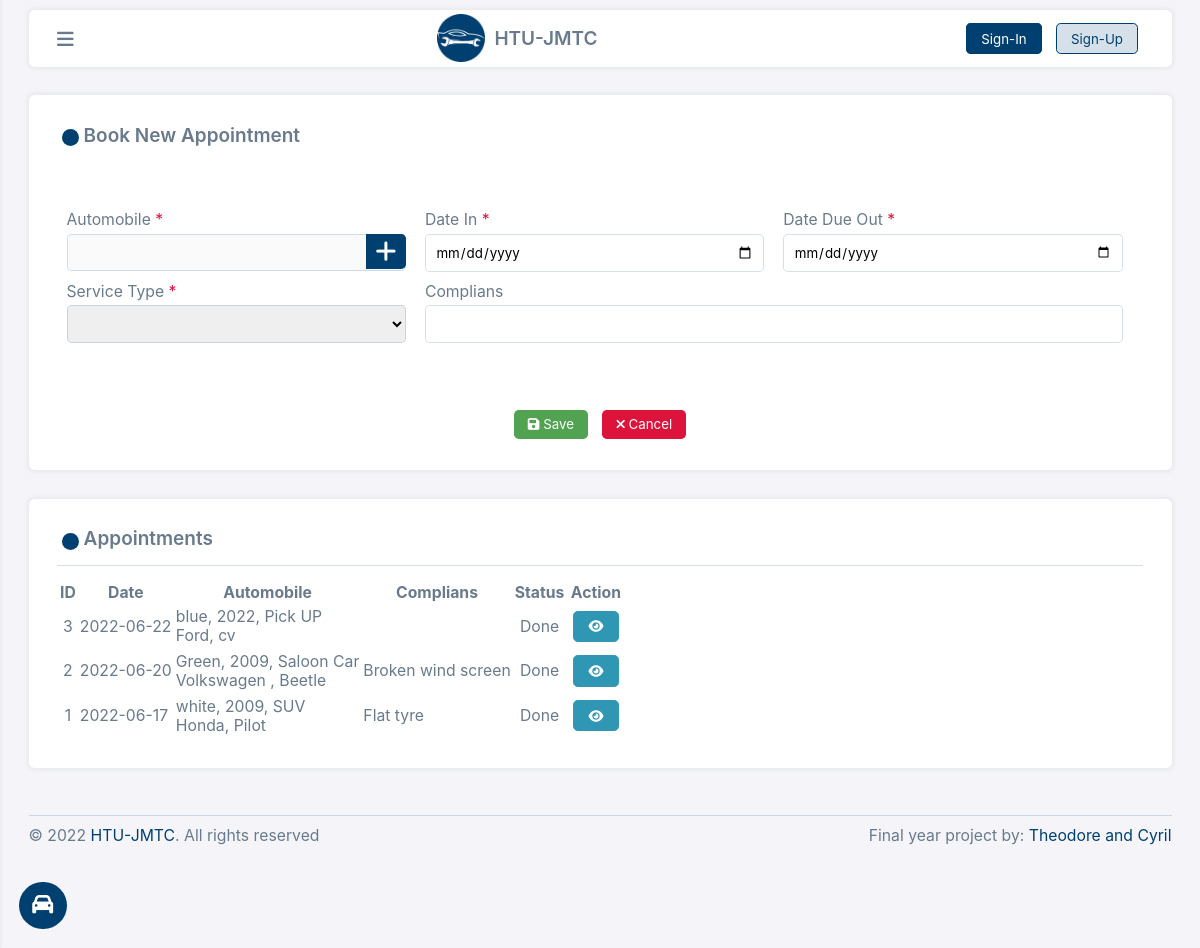
Screenshot of /appointments.php with the database file from the repository.
### tables this page shows
CREATE TABLE IF NOT EXISTS `garage` (
  `ID` int(11) NOT NULL AUTO_INCREMENT,
  `Logo` mediumtext NOT NULL,
  `AddressID` int(11) NOT NULL,
  `AboutUs` mediumtext NOT NULL,
  `ShortName` varchar(50) NOT NULL,
  `LongName` varchar(100) NOT NULL,
  `Phone` varchar(25) NOT NULL,
  `Email` varchar(75) NOT NULL,
  `Box` varchar(25) NOT NULL,
  `DateCreated` timestamp NOT NULL DEFAULT CURRENT_TIMESTAMP,
  `LastModified` timestamp NOT NULL DEFAULT CURRENT_TIMESTAMP,
  PRIMARY KEY (`ID`)
);

CREATE TABLE IF NOT EXISTS `requests` (
  `ID` int(11) NOT NULL AUTO_INCREMENT,
  `AutomobileID` int(11) NOT NULL,
  `EmployeeID` int(11) DEFAULT NULL,
  `DateIn` date NOT NULL,
  `DateDueOut` date NOT NULL,
  `Mileage` int(11) DEFAULT NULL,
  `Complians` mediumtext,
  `TypeID` int(11) NOT NULL,
  `PickUpAddress` mediumtext,
  `StatusID` varchar(25) NOT NULL,
  `DateCreated` timestamp NOT NULL DEFAULT CURRENT_TIMESTAMP,
  `LastModified` timestamp NOT NULL DEFAULT CURRENT_TIMESTAMP,
  PRIMARY KEY (`ID`)
);

CREATE TABLE IF NOT EXISTS `automobiles` (
  `ID` int(11) NOT NULL AUTO_INCREMENT,
  `CustomerID` int(11) DEFAULT NULL,
  `Photo` mediumtext,
  `CategoryID` int(11) NOT NULL,
  `Year` year(4) NOT NULL,
  `MakeID` int(11) NOT NULL,
  `Model` varchar(25) NOT NULL,
  `Color` varchar(25) NOT NULL,
  `FuelID` int(11) NOT NULL,
  `VIN` varchar(25) NOT NULL,
  `RegNumber` varchar(25) NOT NULL,
  PRIMARY KEY (`ID`)
);

CREATE TABLE IF NOT EXISTS `categories` (
  `ID` int(11) NOT NULL AUTO_INCREMENT,
  `Category` varchar(25) NOT NULL,
  PRIMARY KEY (`ID`)
);

CREATE TABLE IF NOT EXISTS `makes` (
  `ID` int(11) NOT NULL AUTO_INCREMENT,
  `Make` varchar(50) NOT NULL,
  PRIMARY KEY (`ID`)
);

CREATE TABLE IF NOT EXISTS `status` (
  `ID` int(11) NOT NULL AUTO_INCREMENT,
  `Status` varchar(25) NOT NULL,
  PRIMARY KEY (`ID`)
);

### includes/session.php (called while the page is built, shortened)
<?php
	include 'includes/dbconn.php';
	try {
		$conn = $pdo->open();
		$stmtSystem = $conn->prepare("SELECT *, `g`.`ID` AS `GarageID`, COUNT(*) AS `numrows` FROM `garage` `g`
		JOIN `addresses` `a` ON `g`.`AddressID` = `a`.`ID`
		JOIN `countries` `c` ON `c`.`ID` = `a`.`CountryID`
		JOIN `regions` `r` ON `r`.`ID` = `a`.`RegionID`
		JOIN `cities` `ci` ON `ci`.`ID` = `a`.`CityID`");
		$stmtSystem->execute();
		$rowSystem = $stmtSystem->fetch();
	} catch (PDOException $th) {
		echo $th->getMessage();
	}
?>

### appointments.php (the view, shortened to what this page needs)
<?php include 'includes/head.php' ?>
<div class="layout-wrapper">
    <main>
        <div class="main-wrapper">
            <?php include 'includes/nav.php' ?>
            <div class="box appointment-wrapper">
                <div class="box-header left">
                    <span class="box-header-dot"></span> Book New Appointment
                </div>
                <div class="flex box-body">
                <form action="" class="modal-form center" id="addNewappointmentForm" >
                <div class="form-row flex">
                        <div class="form-column ">
                            <div class="left">Automobile <span class="required">*</span></div>
                            <div class="relative">
                                <input type="text" class="automobileName" disabled>
                                <button class="btn btn-theme no-border addAutomobile"><i class="fa fa-plus"></i></button>
                            </div>
                        </div>
                        <div class="form-column">
                            <div class="left">Date In <span class="required">*</span></div>
                            <input type="date" name="in" id="in">
                        </div>
                        <div class="form-column">
                            <div class="left">Date Due Out <span class="required">*</span></div>
                            <input type="date" name="out" class="out">
                        </div>
                    </div>
                    <div class="form-row flex">
                        <div class="form-column">
                            <div class="left">Service Type <span class="required">*</span></div>
                            <select name="type"  class="types" ></select>
                        </div>
                        <div class="form-columnx2 ">
                            <div class="left">Complians</div>
                            <input type="text" name="complians" class="complians" >
                        </div>
                    </div>
                    <br>
                    <div>
                        <button type="submit" class="btn btn-green"><i class="fa fa-save"></i> Save </button>
                        <button type="reset" class="btn btn-red modalCancel"> <i class="fa fa-times"></i> Cancel </button>
                    </div>
                </form>
                </div>
            </div>
            <div class="box main">
                <div class="table-custom-top flex align-center space-between">
                    <span class="box-header no-margin">
                        <span class="box-header-dot"></span> Appointments
                    </span>
                </div>
                <table id="requestsTable">
                    <thead>
                        <tr>
                            <th>ID</th>
                            <th>Date</th>
                            <th>Automobile</th>
                            <th>Complians</th>
                            <th>Status</th>
                            <th>Action</th>
                        </tr>
                    </thead>
                    <tbody>
                    <?php
                        try {
                            $conn = $pdo->open();
                                $stmt = $conn->prepare("SELECT *,`r`.`ID` AS `RequestID` FROM `requests` `r`
                                JOIN `types` `t` ON `t`.`ID` = `r`.`TypeID`
                                JOIN `status` `s` ON `s`.`ID` = `r`.`StatusID` ORDER BY `r`.`ID` DESC");
                                $stmt->execute();
                                foreach($stmt as $row){
                                    $auto = '';
                                    if(!empty($row['AutomobileID'])){
                                        $stmtAuto = $conn->prepare("SELECT *,`a`.`ID` AS `AutoID` FROM `automobiles` `a`
                                        JOIN `makes` `m` ON `a`.`MakeID` = `m`.`ID`
                                        JOIN `fuels` `f` ON `a`.`FuelID` = `f`.`ID`
                                        JOIN `categories` `c` ON `a`.`CategoryID` = `c`.`ID`
                                        WHERE `a`.`ID` = :id");
                                        $stmtAuto->execute(['id'=>$row['AutomobileID']]);
                                        $rowAuto = $stmtAuto->fetch();
                                        $auto = $rowAuto['Color'].', '.$rowAuto['Year'].', '.$rowAuto['Category'].'<br>'.
                                        $rowAuto['Make'].', '.$rowAuto['Model'];
                                    }
                                    echo '
                                        <tr>
                                            <td class="center">'.$row["RequestID"].'</td>
                                            <td>'.$row['DateIn'].'</td>
                                            <td>'.$auto.'</td>
                                            <td>'.$row['Complians'].'</td>
                                            <td class="center">'.$row["Status"].'</td>
                                            <td>
                                                <div class="center flex">
                                                    <button class="btn btn-blue viewRequest" data-id="'.$row["RequestID"].'"><i class="fa fa-eye"></i></button>
                                                </div>
                                            </td>
                                        </tr>
                                    ';
                                }
                        } catch (PDOException $th) {
                            echo $th->getMessage();
                        }
                        ?>
                    </tbody>
                </table>
            </div>
            <?php include 'includes/footer.php' ?>
        </div>
    </main>
</div>
<?php include 'includes/foot.php' ?>

### includes/nav.php (shortened to what this page needs)
<nav class="box">
    <i class="fa fa-bars aside-show"></i>
    <a href="index.php">
        <span class="logo">
            <img src="images/system/<?php echo $rowSystem['Logo'] ?>" alt="">
            <span><?php echo $rowSystem['ShortName'] ?></span>
        </span>
    </a>
    <?php
        if(isset($_SESSION['customer']) && !empty($_SESSION['customer'])){
            try{
            $conn = $pdo->open();
            $null = '';
            $stmt = $conn->prepare("SELECT * FROM `users` `u` JOIN `customers` `c` ON `u`.`ID` = `c`.`CustomerUserID` WHERE `u`.`ID` = :user ");
			$stmt->execute(['user' => $_SESSION['customer']]);
			$current_user = $stmt->fetch();
            $current_user_name = $current_user["Username"];
            $current_user_image = (!empty($current_user["Photo"])? $current_user["Photo"] : 'no-profile.jpg');
            echo '
            <span class="user user-in">
                <span class="user-name">
                    <div>Hi, '.$current_user_name.'</div>
                </span>
                <span class="user-img">
                    <img src="images/profiles/'.$current_user_image.'"  alt="">
                </span>
            </span>';
             }catch(PDOException $e){
               echo "There is some problem in connection: " . $e->getMessage();
            }
            $pdo->close();
        }else{
    ?>
        <span class="user-out">
            <span class="sign-buttons">
                <a href="signin.php" class="btn btn-theme">Sign-In</a>
                <a href="signup.php" class="btn btn-theme-outline">Sign-Up</a>
            </span>
        </span>
    <?php
        }
    ?>
</nav>

### assets/css/styler.css (style rules this page uses)
* { box-sizing: border-box; font-family: "Public Sans", -apple-system, BlinkMacSystemFont, "Segoe UI", "Oxygen", "Ubuntu", "Cantarell", "Fira Sans", "Droid Sans", "Helvetica Neue", sans-serif; }
* a { text-decoration: none; color: inherit; }
html { font-size: 10px; }
body { margin: 0; padding: 0; font-size: 16px; max-width: 100%; width: 100%; height: 100%; color: #697a8d; background: #f5f5f9; }
.relative { position: absolute; position: relative; }
.left { text-align: left; }
.center { justify-content: center; text-align: center; align-items: center; align-content: center; }
.no-border { border: none !important; }
.no-margin { margin: 0 !important; }
.required { color: #dc143c; }
.flex { display: flex; }
.space-between { justify-content: space-between; }
.align-center { align-items: center; }
.box { box-shadow: 0 0 0.375rem 0.25rem #a1acb826; margin: 1.5rem; padding: 3rem; border: none; border-radius: .6rem; background: #fff; transition: all .25s ease; }
.box-header { height: max-content; font-size: 2rem; margin: 0 0 3rem 0; font-weight: 600; display: flex; align-items: center; }
.box-header-dot { background: #004070; border-radius: 50%; display: inline-block; width: 1.8rem; height: 1.8rem; margin: 0 .5rem -.5rem; }
.btn { font-size: 1.4rem; height: auto; width: auto; border: none; outline: none; color: #ffffff; margin: .5rem; border-radius: .5rem; padding: .7rem 1.5rem; cursor: pointer; min-width: 3rem; }
.btn-theme-outline { border: .1rem solid #004070; background: #00407029; color: #004070; }
.btn-theme { border: .1rem solid #004070; background: #004070; }
.btn-blue { border: .1rem solid #2F96B4; background: #2F96B4; }
.btn-green { background: #51A351; }
.btn-red { background: #dc143c; }
.modal-form { width: 100%; }
.form-row { width: 100%; margin: 3.5rem 0; }
.form-column { width: 33%; height: 4rem; padding: 0 1rem; }
.form-columnx2 { width: 66%; height: 4rem; padding: 0 1rem; }
.form-column input, .form-column_half input, .form-column select, .form-column select option, .form-row input, .form-row textarea, .form-row select { width: 100%; height: 100%; border-radius: .5rem; border: .1rem solid #00407029; outline: none; padding: 1rem; margin: .5rem 0; }
.form-column div button { position: absolute; right: 0; top: .5rem; border-radius: 0 .5rem .5rem 0; padding: .3rem 1rem; margin: 0; font-size: 2.5rem; }

### assets/css/style.css (style rules this page uses)
.layout-wrapper { height: 100%; width: 100%; display: flex; flex-wrap: nowrap; position: absolute; top: 0; left: 0; }
.main { margin: 0; grid-column: span 6; }
.main tr { border: .1rem solid; }
.main .table-custom-top { border-bottom: .1rem solid #d6e0e8; padding: 0 0 1.5rem 0; margin: 0 0 1.5rem 0; }
main { position: relative; right: 0; bottom: 0; top: 0; width: calc(100% - 24rem); overflow-y: auto; overflow-x: hidden; padding: 1rem 3rem; }
.main-wrapper { width: 100%; display: grid; grid-template-columns: repeat(6, 1fr); grid-template-rows: 6rem; grid-auto-rows: minmax(15rem, auto) ; grid-gap:3rem; }
nav { width: 100%; margin: 0 !important; grid-column: 1 / 7; display: flex; align-items: center; justify-content: space-between; padding: 0 3rem !important; position: relative; }
.logo { width: auto; height: 5rem; display: flex; align-items: center; justify-content: center; }
.logo img { width: 5rem; height: 5rem; }
.logo span { height: 5rem; margin: 0 0 0 1rem; display: flex; justify-content: center; align-items: center; font-weight: 600; font-size: 2rem; }
.sign-buttons { display: block; }
.aside-show { font-size: 2rem; display: none; cursor: pointer; }
table { width: 100%; overflow-x: auto; display: block; }
.appointment-wrapper { grid-row: span 2; }
.appointment-wrapper, .carosel-wrapper { margin: 0 !important; grid-column: span 6; }
.box-body { height: calc(100% - 5rem); align-content: center; justify-content: center; flex-direction: column; }

### assets/css/responsive.css (style rules this page uses)
@media only screen and (max-width: 1200px) { html { font-size: 9.5px; } }
@media only screen and (max-width: 1200px) { body { font-size: 15.75px; } }
@media only screen and (max-width: 1200px) { main { width: 100%; } }
@media only screen and (max-width: 1200px) { .aside-hide, .aside-show { display: block; } }

### rows the page displays
garage: Logo (picture), ShortName "HTU-JMTC"
requests: ID "3", DateIn "2022-06-22", AutomobileID.Color "blue", AutomobileID.Year "2022", categories.Category "Pick UP", makes.Make "Ford", AutomobileID.Model "cv", StatusID.Status "Done"
requests: ID "2", DateIn "2022-06-20", AutomobileID.Color "Green", AutomobileID.Year "2009", categories.Category "Saloon Car", makes.Make "Volkswagen", AutomobileID.Model "Beetle", Complians "Broken wind screen", StatusID.Status "Done"
requests: ID "1", DateIn "2022-06-17", AutomobileID.Color "white", AutomobileID.Year "2009", categories.Category "SUV", makes.Make "Honda", AutomobileID.Model "Pilot", Complians "Flat tyre", StatusID.Status "Done"
